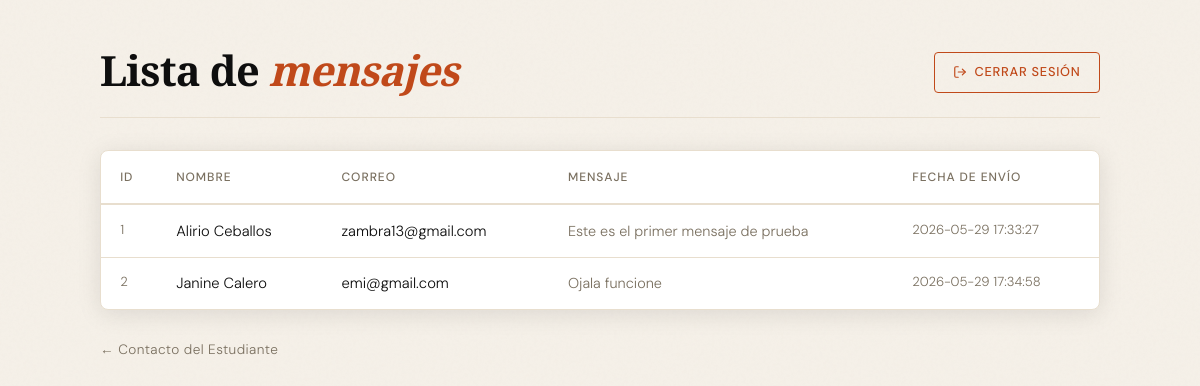
/lista_Mensajes.php (signed in), run on the app's committed database.
### tables this page shows
CREATE TABLE `mensajes` (
  `id` int(11) NOT NULL,
  `nombre` varchar(100) NOT NULL,
  `correo` varchar(150) NOT NULL,
  `mensaje` text NOT NULL,
  `fecha_envio` datetime DEFAULT current_timestamp()
);

### lista_Mensajes.php (the view, shortened to what this page needs)
<?php
require_once 'conexionBaseDatos.php';
$resultado = $conexion->query('SELECT id, nombre, correo, mensaje, fecha_envio FROM mensajes ORDER BY nombre ASC');
?>
<!DOCTYPE html>
<html lang="es">
<head>
    <link rel="stylesheet" href="estilos/lista_mensajes.css">
</head>
<body>
<div class="contenedor">
 <div class="header">
        <h2>Lista de <em>mensajes</em></h2>
        <a href="cerrarSesion.php" class="btn-cerrar">
            <svg xmlns="http://www.w3.org/2000/svg" viewBox="0 0 24 24" fill="none"
                 stroke="currentColor" stroke-width="2" stroke-linecap="round" stroke-linejoin="round">
                <path d="M9 21H5a2 2 0 0 1-2-2V5a2 2 0 0 1 2-2h4"/>
                <polyline points="16 17 21 12 16 7"/>
                <line x1="21" y1="12" x2="9" y2="12"/>
            </svg>
            Cerrar sesión
        </a>
    </div>
    <?php if ($resultado->num_rows === 0): ?>
        <div class="table-wrap">
            <p class="vacio">No hay mensajes registrados.</p>
        </div>
    <?php else: ?>
        <div class="table-wrap">
            <table>
                <thead>
                    <tr>
                        <th>Id</th>
                        <th>Nombre</th>
                        <th>Correo</th>
                        <th>Mensaje</th>
                        <th>Fecha de envío</th>
                    </tr>
                </thead>
                <tbody>
                    <?php while ($mensaje = $resultado->fetch_assoc()): ?>
                    <tr>
                        <td><?= htmlspecialchars($mensaje['id']) ?></td>
                        <td><?= htmlspecialchars($mensaje['nombre']) ?></td>
                        <td><?= htmlspecialchars($mensaje['correo']) ?></td>
                        <td><?= nl2br(htmlspecialchars($mensaje['mensaje'])) ?></td>
                        <td><?= htmlspecialchars($mensaje['fecha_envio']) ?></td>
                    </tr>
                    <?php endwhile; ?>
                </tbody>
            </table>
        </div>
    <?php endif; ?>
    <p class="footer-link"><a href="index.html">← Contacto del Estudiante</a></p>
</div>
</body>
</html>

### estilos/lista_mensajes.css (style rules this page uses)
:root { --ink: #0e0e0e; --cream: #f5f0e8; --sand: #e8dece; --rust: #c0491a; --rust-lt: #e05a26; --muted: #7a7060; --card-bg: #ffffff; --shadow: 0 4px 24px rgba(14,14,14,.10); }
*, *::before, *::after { box-sizing: border-box; margin: 0; padding: 0; }
body { background: var(--cream); color: var(--ink); font-family: 'DM Sans', sans-serif; font-weight: 300; line-height: 1.7; min-height: 100vh; padding: 3rem 1.5rem 5rem; overflow-x: hidden; }
body::before { content: ''; position: fixed; inset: 0; pointer-events: none; z-index: 0; opacity: .6; }
.contenedor { max-width: 1000px; margin: 0 auto; position: relative; z-index: 1; animation: fadeUp .7s ease both; }
.header { display: flex; align-items: flex-end; justify-content: space-between; flex-wrap: wrap; gap: 1rem; margin-bottom: 2rem; padding-bottom: 1.5rem; border-bottom: 1px solid var(--sand); }
.header h2 { font-family: 'Playfair Display', serif; font-size: clamp(1.8rem, 4vw, 2.6rem); font-weight: 900; letter-spacing: -.02em; line-height: 1.08; color: var(--ink); }
.header h2 em { font-style: italic; color: var(--rust); }
.btn-cerrar { display: inline-flex; align-items: center; gap: .45rem; padding: .55rem 1.15rem; background: transparent; color: var(--rust); border: 1.5px solid var(--rust); border-radius: 4px; font-family: 'DM Sans', sans-serif; font-size: .8rem; font-weight: 500; letter-spacing: .06em; text-transform: uppercase; text-decoration: none; transition: background .2s, color .2s, transform .15s, box-shadow .2s; white-space: nowrap; }
.btn-cerrar svg { width: 14px; height: 14px; flex-shrink: 0; }
.table-wrap { background: var(--card-bg); border: 1px solid var(--sand); border-radius: 8px; box-shadow: var(--shadow); overflow: hidden; }
table { width: 100%; border-collapse: collapse; font-size: .92rem; }
thead tr { border-bottom: 2px solid var(--sand); }
thead th { padding: 1rem 1.2rem; text-align: left; font-family: 'DM Sans', sans-serif; font-size: .75rem; font-weight: 500; letter-spacing: .08em; text-transform: uppercase; color: var(--muted); white-space: nowrap; }
tbody tr { border-bottom: 1px solid var(--sand); transition: background .15s; }
tbody tr:last-child { border-bottom: none; }
tbody td { padding: .9rem 1.2rem; vertical-align: top; line-height: 1.55; color: var(--ink); }
tbody td:first-child { font-variant-numeric: tabular-nums; color: var(--muted); font-size: .82rem; width: 3.5rem; }
tbody td:nth-child(4) { max-width: 300px; word-break: break-word; color: var(--muted); font-size: .9rem; }
tbody td:last-child { white-space: nowrap; font-size: .82rem; color: var(--muted); }
.footer-link { margin-top: 1.75rem; font-size: .85rem; }
.footer-link a { color: var(--muted); text-decoration: none; letter-spacing: .03em; transition: color .2s; }

### data on the page
mensajes: id "1", nombre "Alirio Ceballos", correo "zambra13@gmail.com", mensaje "Este es el primer mensaje de prueba", fecha_envio "2026-05-29 17:33:27"
mensajes: id "2", nombre "Janine Calero", correo "emi@gmail.com", mensaje "Ojala funcione", fecha_envio "2026-05-29 17:34:58"
